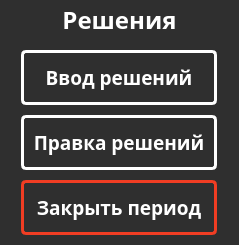
   <widget class="QFrame" name="frame_decisions">
    <property name="geometry">
     <rect>
      <x>16</x>
      <y>160</y>
      <width>239</width>
      <height>245</height>
     </rect>
    </property>
    <property name="styleSheet">
     <string notr="true">border-radius: 20px;
background: rgba(47, 47, 47, 1);</string>
    </property>
    <property name="frameShape">
     <enum>QFrame::StyledPanel</enum>
    </property>
    <property name="frameShadow">
     <enum>QFrame::Raised</enum>
    </property>
    <widget class="QLabel" name="label_decisions">
     <property name="geometry">
      <rect>
       <x>0</x>
       <y>0</y>
       <width>239</width>
       <height>40</height>
      </rect>
     </property>
     <property name="font">
      <font>
       <family>Montserrat ExtraBold</family>
       <pointsize>18</pointsize>
       <weight>75</weight>
       <bold>true</bold>
      </font>
     </property>
     <property name="styleSheet">
      <string notr="true">color: rgb(255, 255, 255);</string>
     </property>
     <property name="text">
      <string>Решения</string>
     </property>
     <property name="alignment">
      <set>Qt::AlignCenter</set>
     </property>
    </widget>
    <widget class="QPushButton" name="pushButton_EnterallDecisions">
     <property name="geometry">
      <rect>
       <x>21</x>
       <y>50</y>
       <width>196</width>
       <height>55</height>
      </rect>
     </property>
     <property name="font">
      <font>
       <family>Montserrat ExtraBold</family>
       <pointsize>14</pointsize>
       <weight>75</weight>
       <italic>false</italic>
       <bold>true</bold>
       <underline>false</underline>
       <strikeout>false</strikeout>
       <kerning>true</kerning>
      </font>
     </property>
     <property name="contextMenuPolicy">
      <enum>Qt::DefaultContextMenu</enum>
     </property>
     <property name="autoFillBackground">
      <bool>false</bool>
     </property>
     <property name="styleSheet">
      <string notr="true">
QPushButton{

border-radius: 5px;
border: 3px solid rgb(255, 255, 255);
color: rgb(255, 255, 255);
padding-top: -1px;

}

QPushButton::hover{

border-radius: 5px;
border: 3px solid #F03D23;
color:#F03D23;
padding-top: -1px;
background-color: rgb(255, 255, 255);
}</string>
     </property>
     <property name="text">
      <string>Ввод решений</string>
     </property>
     <property name="checkable">
      <bool>false</bool>
     </property>
     <property name="autoDefault">
      <bool>false</bool>
     </property>
     <property name="flat">
      <bool>false</bool>
     </property>
    </widget>
    <widget class="QPushButton" name="pushButton_ReviewDecisions">
     <property name="geometry">
      <rect>
       <x>21</x>
       <y>115</y>
       <width>196</width>
       <height>55</height>
      </rect>
     </property>
     <property name="font">
      <font>
       <family>Montserrat ExtraBold</family>
       <pointsize>14</pointsize>
       <weight>75</weight>
       <bold>true</bold>
       <stylestrategy>PreferDefault</stylestrategy>
      </font>
     </property>
     <property name="layoutDirection">
      <enum>Qt::LeftToRight</enum>
     </property>
     <property name="autoFillBackground">
      <bool>false</bool>
     </property>
     <property name="styleSheet">
      <string notr="true">
QPushButton{

border-radius: 5px;
border: 3px solid rgb(255, 255, 255);
color: rgb(255, 255, 255);
padding-top: -1px;

}

QPushButton::hover{

border-radius: 5px;
border: 3px solid #F03D23;
color:#F03D23;
padding-top: -1px;
background-color: rgb(255, 255, 255);
}</string>
     </property>
     <property name="text">
      <string>Правка решений</string>
     </property>
     <property name="checkable">
      <bool>false</bool>
     </property>
     <property name="autoDefault">
      <bool>false</bool>
     </property>
     <property name="default">
      <bool>false</bool>
     </property>
     <property name="flat">
      <bool>false</bool>
     </property>
    </widget>
    <widget class="QPushButton" name="pushButton_ClosePeriod">
     <property name="geometry">
      <rect>
       <x>21</x>
       <y>180</y>
       <width>196</width>
       <height>55</height>
      </rect>
     </property>
     <property name="font">
      <font>
       <family>Montserrat ExtraBold</family>
       <pointsize>14</pointsize>
       <weight>75</weight>
       <bold>true</bold>
      </font>
     </property>
     <property name="autoFillBackground">
      <bool>false</bool>
     </property>
     <property name="styleSheet">
      <string notr="true">

QPushButton{

border-radius: 5px;
border: 3px solid #F03D23;
color:#fff;
padding-top: -1px;

}

QPushButton::hover{

border-radius: 5px;
border: 3px solid #fff;
color: #fff;
padding-top: -1px;
background-color: #F03D23;
}</string>
     </property>
     <property name="text">
      <string>Закрыть период</string>
     </property>
     <property name="checkable">
      <bool>false</bool>
     </property>
     <property name="autoDefault">
      <bool>false</bool>
     </property>
     <property name="flat">
      <bool>false</bool>
     </property>
    </widget>
   </widget>
